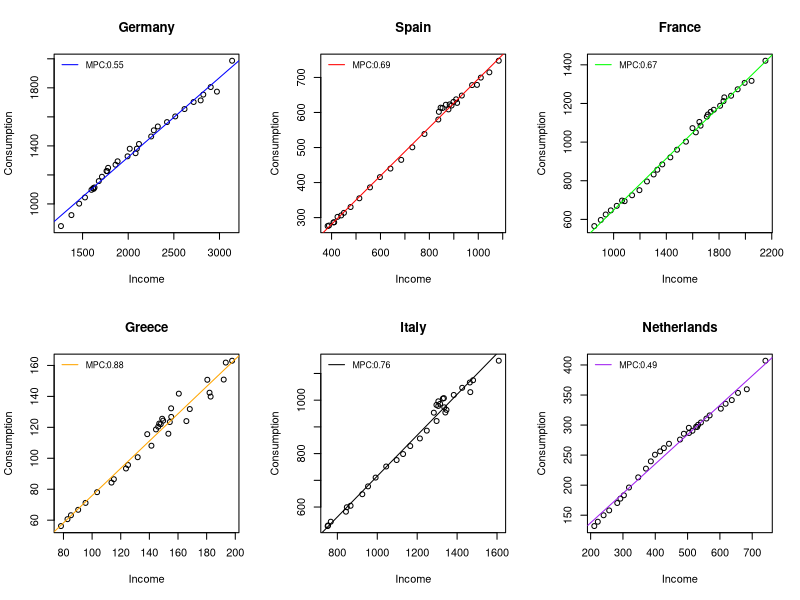

The R source for this figure:
library(readxl)

data_mpc <- read_excel("Lesson 3 - 02.05.2023/data_mpc.xlsx", 
                       sheet = 1, skip = 1)

countries <- unique(data_mpc$country)

cols <- cols <- c("blue", "red", "green", "orange", "black", "purple")

par(mfrow = c(2, 3))

for (i in 1:length(countries)) {
  
  plot(x = data_mpc$income[data_mpc$country == countries[i]],
       y = data_mpc$consumption[data_mpc$country == countries[i]],
       xlim = c(min(data_mpc$income[data_mpc$country == countries[i]]), 
                max(data_mpc$income[data_mpc$country == countries[i]])),
       ylim = c(min(data_mpc$consumption[data_mpc$country == countries[i]]), 
                max(data_mpc$consumption[data_mpc$country == countries[i]])),
       main = countries[i],
       xlab = "Income",
       ylab = "Consumption")
  
  reg <- lm(data_mpc$consumption[data_mpc$country == countries[i]] ~ 
              data_mpc$income[data_mpc$country == countries[i]])
  
  abline(reg, col = cols[i])
  
  legend("topleft",
         legend = paste0("MPC:",round(reg$coefficients[2], digits = 2)),
         col = cols[i], 
         lty = 1, 
         lwd = 1, 
         bty = "n", 
         cex = 0.8)
  
}
